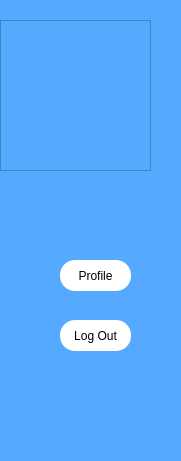
     <widget class="QWidget" name="widget_52" native="true">
      <property name="geometry">
       <rect>
        <x>10</x>
        <y>0</y>
        <width>181</width>
        <height>461</height>
       </rect>
      </property>
      <property name="styleSheet">
       <string notr="true">background:rgb(85, 170, 255);</string>
      </property>
      <widget class="QPushButton" name="profileButton_19">
       <property name="geometry">
        <rect>
         <x>60</x>
         <y>260</y>
         <width>71</width>
         <height>31</height>
        </rect>
       </property>
       <property name="styleSheet">
        <string notr="true">#profileButton_19
{
	border-radius:15px;
	background:white;
}

#profileButton_19:hover
{
	border:2px solid black;
}</string>
       </property>
       <property name="text">
        <string>Profile</string>
       </property>
      </widget>
      <widget class="QPushButton" name="logOutButton_19">
       <property name="geometry">
        <rect>
         <x>60</x>
         <y>320</y>
         <width>71</width>
         <height>31</height>
        </rect>
       </property>
       <property name="styleSheet">
        <string notr="true">#logOutButton_19
{
	border-radius:15px;
	background:white;
}

#logOutButton_19:hover
{
	border:2px solid black;
}	
</string>
       </property>
       <property name="text">
        <string>Log Out</string>
       </property>
      </widget>
      <widget class="QFrame" name="frame_77">
       <property name="geometry">
        <rect>
         <x>0</x>
         <y>20</y>
         <width>151</width>
         <height>151</height>
        </rect>
       </property>
       <property name="styleSheet">
        <string notr="true">image: url(C:/Users/meriam/Documents/qt/projectSecond/floralloLogo.png);
border-image:url(:/images/floralloLogo.png);</string>
       </property>
       <property name="frameShape">
        <enum>QFrame::StyledPanel</enum>
       </property>
       <property name="frameShadow">
        <enum>QFrame::Raised</enum>
       </property>
      </widget>
     </widget>
